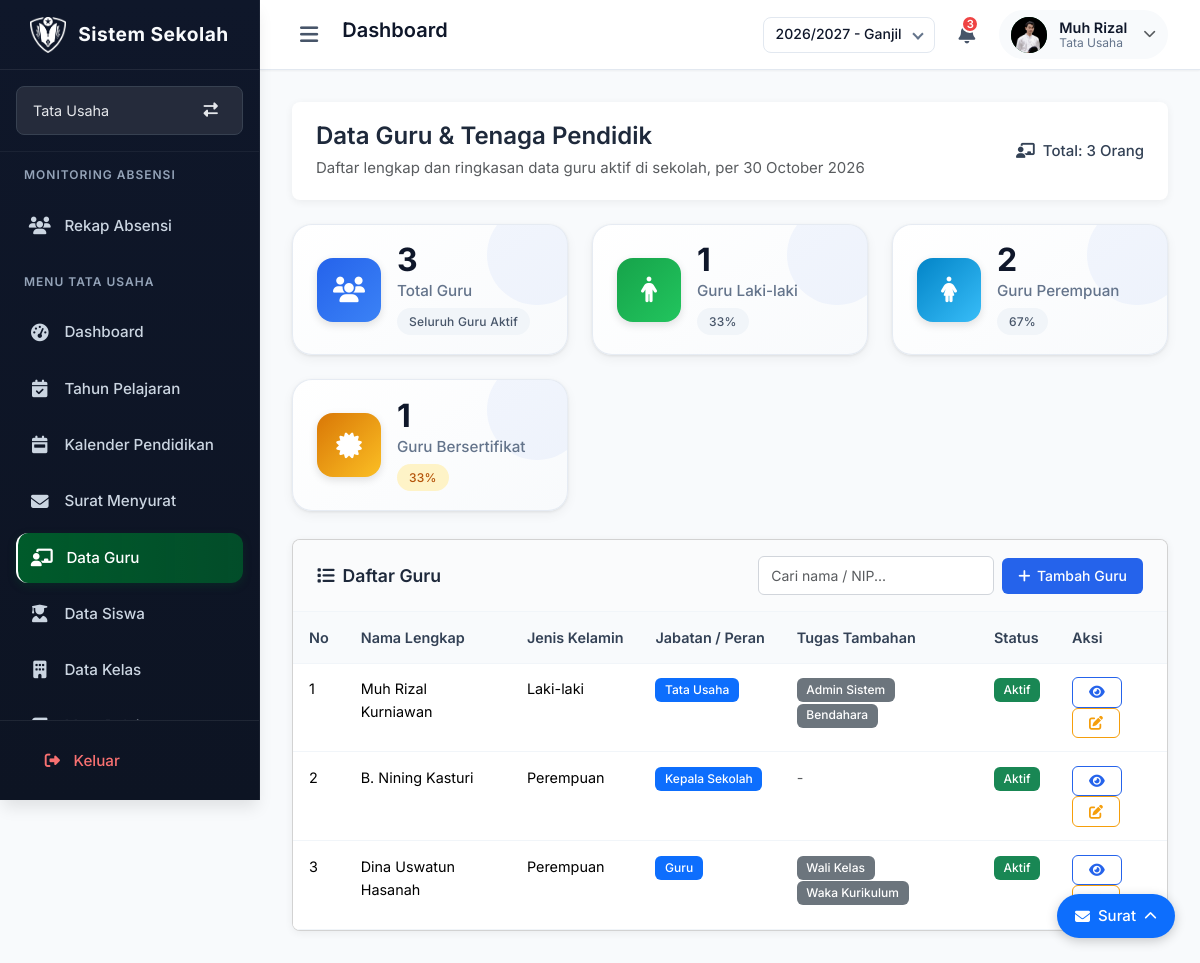
The app's page /guru/ (signed in) with its own data.
### models.py (models this page shows, shortened)
class Guru(db.Model):
    __tablename__ = 'guru'
    nip = db.Column(db.String(50), nullable=True)
    nik = db.Column(db.String(20), nullable=True)
    gelar_depan = db.Column(db.String(30), nullable=True)
    gelar_belakang = db.Column(db.String(50), nullable=True)
    pendidikan_terakhir = db.Column(db.String(10), nullable=True)
    status_pernikahan = db.Column(db.String(20), nullable=True)
    id = db.Column(db.String(6), primary_key=True, unique=True, nullable=False)
    nama = db.Column(db.String(100), nullable=False)
    jenis_kelamin = db.Column(db.String(20), nullable=False)
    tempat_lahir = db.Column(db.String(100))
    tanggal_lahir = db.Column(db.Date)
    jabatan = db.Column(db.String(50), nullable=False)
    tugas_tambahan = db.Column(db.Text)
    sertifikasi = db.Column(db.Boolean, default=False)
    status = db.Column(db.String(20), default='Aktif')
    no_hp = db.Column(db.String(20))
    email = db.Column(db.String(100), unique=True, nullable=True)
    alamat = db.Column(db.Text)
    dibuat_pada = db.Column(db.DateTime, default=datetime.utcnow)
    foto_profil = db.Column(db.String(255), nullable=True)
    akun = db.relationship('User', backref='guru', uselist=False)

### routes/sections/data_guru.py (the view)
@data_guru_bp.route('/')
def halaman_data_guru():
    if not session.get('logged_in'):
        return redirect(url_for('login.halaman_login'))
    if not bisa_lihat():
        flash("Anda tidak memiliki hak akses ke halaman ini", "danger")
        return redirect(url_for('dashboard.index'))
    semua_guru = Guru.query.all()
    total_guru = len(semua_guru)
    guru_laki = Guru.query.filter_by(jenis_kelamin='Laki-laki').count()
    guru_perempuan = Guru.query.filter_by(jenis_kelamin='Perempuan').count()
    guru_sertifikasi = Guru.query.filter_by(sertifikasi=True).count()
    persen_guru_laki = round((guru_laki / total_guru) * 100) if total_guru > 0 else 0
    persen_guru_perempuan = round((guru_perempuan / total_guru) * 100) if total_guru > 0 else 0
    persen_sertifikasi = round((guru_sertifikasi / total_guru) * 100) if total_guru > 0 else 0
    daftar_guru = []
    for g in semua_guru:
        daftar_guru.append({
            'id': g.id,
            'nama': g.nama,
            'email': g.email,
            'jenis_kelamin': g.jenis_kelamin,
            'jabatan': g.jabatan or 'Guru',
            'tugas_tambahan': g.tugas_tambahan.split(',') if g.tugas_tambahan else [],
            'semua_tugas': dapatkan_semua_tugas(g.jabatan, g.tugas_tambahan),
            'status': g.status or 'Aktif',
            'akun': g.akun
        })
    context = {
        'active_page': 'data_guru',
        'sub_page': 'daftar',
        'user_name': session.get('user_name', 'Pengguna'),
        'jabatan': session.get('jabatan', ''),
        'role': session.get('jabatan', ''),
        'daftar_tugas_user': session.get('tugas_tambahan', '').split(',') if session.get('tugas_tambahan') else [],
        'tugas_tambahan': session.get('tugas_tambahan', ''),
        'user': {
            'jabatan': session.get('jabatan', ''),
            'tugas_tambahan': session.get('tugas_tambahan', '')
        },
        'today_date': datetime.now().strftime('%d %B %Y'),
        'today_date_long': datetime.now().strftime('%A, %d %B %Y'),
        'total_guru': total_guru,
        'guru_laki': guru_laki,
        'guru_perempuan': guru_perempuan,
        'persen_guru_laki': persen_guru_laki,
        'persen_guru_perempuan': persen_guru_perempuan,
        'guru_sertifikasi': guru_sertifikasi,
        'persen_sertifikasi': persen_sertifikasi,
        'daftar_guru': daftar_guru,
        'bisa_kelola': bisa_kelola(),
        'bisa_hapus': bisa_hapus(),
        'bisa_atur_akun': bisa_atur_akun()
    }
    return render_template('index.html', halaman_aktif=session.get('halaman_aktif', 'utama'), **context)

### templates/index.html (shortened to what this page needs)
{% extends "layout.html" %}
{% block content %}
{% if active_page == "data_guru" and sub_page == "daftar" %}
    {% include "sections/data_guru.html" %}
{% endif %}
{% include 'components/surat.html' %}
{% endblock %}
{% block extra_css %}
    {% if active_page == "data_guru" %}
        <link rel="stylesheet" href="{{ url_for('static', filename='css/sections/data_guru.css') }}">
    {% endif %}
{% endblock %}

### templates/components/header.html (shortened to what this page needs)
<header class="header">
  <div class="header-left">
    <button class="toggle-sidebar" id="toggleSidebar">
      <i class="fas fa-bars"></i>
    </button>
    <h2 class="page-title">Dashboard</h2>
  </div>
  <div class="header-right d-flex align-items-center gap-3">
    {% if g.sistem_mode != 'absensi' %}
    <div class="tahun-pemilih">
      <form action="{{ url_for('umum.ganti_tahun') }}" method="POST">
        <div class="custom-select">
        </div>
      </form>
    </div>
    {% endif %}
    <button class="notification-btn">
      <i class="fas fa-bell"></i>
      <span class="notification-badge">3</span>
    </button>
    <div class="user-profile" id="userProfileBtn">
      <div class="user-avatar">
        {% set nama_pengguna = session.get('user_name') or session.get('absensi_user_name', 'Pengguna') %}
        {% set foto = session.get('foto_profil') %}
        {% if foto %}
          <img src="{{ url_for('tampilkan_foto_profil', filename=foto) }}"
              alt="Foto Profil"
              onerror="this.style.display='none'; this.parentElement.innerHTML='{{ nama_pengguna | inisial_avatar }}';">
        {% else %}
          {{ nama_pengguna | inisial_avatar }}
        {% endif %}
      </div>
      <div class="user-info">
        <div class="user-name">
          {{ (session.get('user_name') or session.get('absensi_user_name', 'Pengguna')) | nama_singkat_dropdown }}
        </div>
        <div class="user-role">
          {% set aktif = session.get('halaman_aktif') | default('utama') %}
          {% if aktif == 'absensi' %}
            Guru
          {% elif aktif == 'bendahara' %}
            Bendahara
          {% elif aktif == 'admin_sistem' %}
            Admin Sistem
          {% elif aktif == 'wali_kelas' %}
            Wali Kelas
          {% elif aktif == 'waka_kurikulum' %}
            Waka Kurikulum
          {% elif aktif == 'waka_kesiswaan' %}
            Waka Kesiswaan
          {% elif aktif == 'pembina_ekskul' %}
            Pembina Ekstrakurikuler
          {% else %}
            {{ session.get('jabatan') or session.get('role', 'Pengguna Sistem') }}
          {% endif %}
        </div>
      </div>
      <i class="fas fa-chevron-down text-muted"></i>
    </div>
  </div>
</header>

### templates/sections/data_guru.html (shortened to what this page needs)
<div class="dashboard-container">
    <div class="welcome-box">
        <div>
            <h2>Data Guru & Tenaga Pendidik</h2>
            <p class="text-muted">Daftar lengkap dan ringkasan data guru aktif di sekolah, per {{ today_date }}</p>
        </div>
        <div class="date-box">
            <i class="fas fa-chalkboard-teacher"></i>
            <span>Total: {{ total_guru | default('0') }} Orang</span>
        </div>
    </div>
    <div class="stats-grid">
        <div class="stat-card">
            <div class="stat-icon bg-primary">
                <i class="fas fa-users"></i>
            </div>
            <div class="stat-info">
                <h3>{{ total_guru | default('0') }}</h3>
                <p>Total Guru</p>
                <span class="stat-change neutral">Seluruh Guru Aktif</span>
            </div>
        </div>
        <div class="stat-card">
            <div class="stat-icon bg-success">
                <i class="fas fa-male"></i>
            </div>
            <div class="stat-info">
                <h3>{{ guru_laki | default('0') }}</h3>
                <p>Guru Laki-laki</p>
                <span class="stat-change neutral">{{ persen_guru_laki | default('0') }}%</span>
            </div>
        </div>
        <div class="stat-card">
            <div class="stat-icon bg-info">
                <i class="fas fa-female"></i>
            </div>
            <div class="stat-info">
                <h3>{{ guru_perempuan | default('0') }}</h3>
                <p>Guru Perempuan</p>
                <span class="stat-change neutral">{{ persen_guru_perempuan | default('0') }}%</span>
            </div>
        </div>
        <div class="stat-card">
            <div class="stat-icon bg-warning">
                <i class="fas fa-certificate"></i>
            </div>
            <div class="stat-info">
                <h3>{{ guru_sertifikasi | default('0') }}</h3>
                <p>Guru Bersertifikat</p>
                <span class="stat-change {{ 'positive' if persen_sertifikasi|default(0) >= 80 else 'warning' }}">{{ persen_sertifikasi | default('0') }}%</span>
            </div>
        </div>
    </div>
    <div class="card">
        <div class="card-header d-flex justify-content-between align-items-center flex-wrap gap-2">
            <h4><i class="fas fa-list"></i> Daftar Guru</h4>
            <div class="d-flex gap-2">
                <input type="text" class="form-control form-control-sm" placeholder="Cari nama / NIP..." id="cariGuru">
                {% if bisa_kelola %}
                <a href="{{ url_for('data_guru.tambah_guru') }}" class="btn btn-sm btn-primary">
                    <i class="fas fa-plus"></i> Tambah Guru
                </a>
                {% endif %}
            </div>
        </div>
        <div class="card-body p-0">
            <div class="table-responsive">
                <table class="table table-striped table-hover mb-0">
                    <thead class="table-light">
                        <tr>
                            <th>No</th>
                            <th>Nama Lengkap</th>
                            <th>Jenis Kelamin</th>
                            <th>Jabatan / Peran</th>
                            <th>Tugas Tambahan</th>
                            <th>Status</th>
                            <th>Aksi</th>
                        </tr>
                    </thead>
                    <tbody>
                        {% if daftar_guru %}
                            {% for guru in daftar_guru %}
                            <tr>
                                <td>{{ loop.index }}</td>
                                <td>{{ guru.nama }}</td>
                                <td>{{ guru.jenis_kelamin }}</td>
                                <td>
                                    <span class="badge bg-primary">{{ guru.jabatan | default('Guru') }}</span>
                                </td>
                                <td>
                                    {% if guru.tugas_tambahan %}
                                        {% for tugas in guru.tugas_tambahan %}
                                            <span class="badge bg-secondary me-1">{{ tugas }}</span>
                                        {% endfor %}
                                    {% else %}
                                        <span class="text-muted">-</span>
                                    {% endif %}
                                </td>
                                <td>
                                    {% if guru.status == 'Aktif' %}
                                        <span class="badge bg-success">Aktif</span>
                                    {% else %}
                                        <span class="badge bg-danger">Tidak Aktif</span>
                                    {% endif %}
                                </td>
                                <td>
                                    <a href="{{ url_for('data_guru.detail_guru', id=guru.id) }}" class="btn btn-sm btn-outline-primary" title="Lihat Detail">
                                        <i class="fas fa-eye"></i>
                                    </a>
                                    {% if bisa_kelola %}
                                    <a href="{{ url_for('data_guru.ubah_guru', id=guru.id) }}" class="btn btn-sm btn-outline-warning" title="Ubah Data">
                                        <i class="fas fa-edit"></i>
                                    </a>
                                    {% endif %}
                                </td>
                            </tr>
                            {% endfor %}
                        {% else %}
                            <tr>
                                <td colspan="8" class="text-center text-muted py-4">Belum ada data guru yang terdaftar</td>
                            </tr>
                        {% endif %}
                    </tbody>
                </table>
            </div>
        </div>
    </div>
</div>

### records on screen
Guru: foto_profil (picture), nama "Muh Rizal Kurniawan", jenis_kelamin "Laki-laki", jabatan "Tata Usaha", tugas_tambahan "Admin Sistem" "Bendahara", status "Aktif"
Guru: nama "B. Nining Kasturi", jenis_kelamin "Perempuan", jabatan "Kepala Sekolah", status "Aktif"
Guru: nama "Dina Uswatun Hasanah", jenis_kelamin "Perempuan", jabatan "Guru", tugas_tambahan "Wali Kelas" "Waka Kurikulum", status "Aktif"

### other values on screen
{{ user.jabatan }} "Tata Usaha"
{{ session.get('jabatan') or session.get('role', 'Pengguna Sistem') }} "Tata Usaha"
{{ total_guru | default('0') }} "3"
{{ guru_laki | default('0') }} "1"
{{ persen_guru_laki | default('0') }} "33"
{{ guru_perempuan | default('0') }} "2"
{{ persen_guru_perempuan | default('0') }} "67"
{{ guru_sertifikasi | default('0') }} "1"
{{ persen_sertifikasi | default('0') }} "33"
